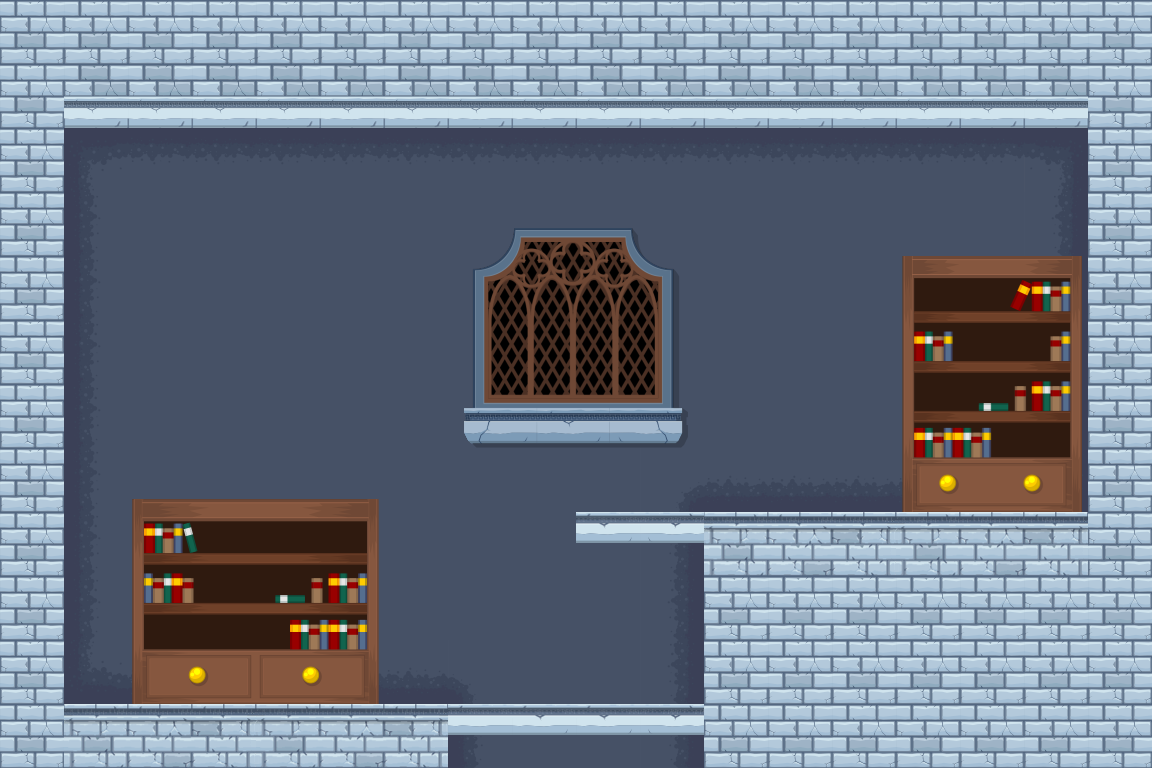

Tiled map render using the project's own tile images. Description and the whole map definition, tile-layer contents included, below:
An orthogonal 18x12 tile map with 64x64 px tiles, 2 tile layers (Слой тайлов 1, Слой тайлов 2), 2 tilesets and 10 objects.

<map version="1.0" orientation="orthogonal" renderorder="right-down" width="18" height="12" tilewidth="64" tileheight="64" nextobjectid="13">
 <properties>
  <property name="Down" value="Yes" />
  <property name="Height" value="768" />
  <property name="Width" value="1152" />
 </properties>
 <tileset firstgid="1" name="tiles" tilewidth="64" tileheight="64" tilecount="105" columns="15">
  <image source="tiles.png" width="989" height="450" />
 </tileset>
 <tileset firstgid="106" name="items" tilewidth="64" tileheight="64" tilecount="400" columns="20">
  <image source="items.png" width="1280" height="1280" />
 </tileset>
 <layer name="Слой тайлов 1" width="18" height="12">
  <data encoding="csv">
19,19,19,19,19,19,19,19,19,19,19,19,19,19,19,19,19,19,
19,64,64,64,64,64,64,64,64,64,64,64,64,64,64,64,64,19,
19,9,10,10,10,10,10,10,10,10,10,10,10,10,10,10,11,19,
19,24,25,25,25,25,25,25,25,25,25,25,25,25,25,25,26,19,
19,24,25,25,25,25,25,25,25,25,25,25,25,25,25,25,26,19,
19,24,25,25,25,25,25,25,25,25,25,25,25,25,25,25,26,19,
19,24,25,25,25,25,25,25,25,25,25,25,25,25,25,25,26,19,
19,24,25,25,25,25,25,25,25,25,13,40,40,40,40,40,41,19,
19,24,25,25,25,25,25,25,25,25,26,3,4,5,3,4,5,19,
19,24,25,25,25,25,25,25,25,25,26,19,19,19,19,19,19,19,
19,39,40,40,40,40,40,15,25,25,26,19,19,19,19,19,19,19,
19,3,4,5,3,4,5,24,25,25,26,19,19,19,19,19,19,19
</data>
 </layer>
 <layer name="Слой тайлов 2" width="18" height="12">
  <data encoding="csv">
0,0,0,0,0,0,0,0,0,0,0,0,0,0,0,0,0,0,
0,0,0,0,0,0,0,0,0,0,0,0,0,0,0,0,0,0,
0,0,0,0,0,0,0,0,0,0,0,0,0,0,0,0,0,0,
0,0,0,0,0,0,0,398,399,400,401,0,0,0,296,297,298,0,
0,0,0,0,0,0,0,418,419,420,421,0,0,0,316,317,318,0,
0,0,0,0,0,0,0,438,439,440,441,0,0,0,336,337,338,0,
0,0,0,0,0,0,0,458,459,460,461,0,0,0,356,357,358,0,
0,0,292,293,294,295,0,0,0,0,0,0,0,0,376,377,378,0,
0,0,312,313,314,315,0,0,0,104,105,0,0,0,0,0,0,0,
0,0,332,333,334,335,0,0,0,0,0,0,0,0,0,0,0,0,
0,0,352,353,354,355,0,0,0,0,0,0,0,0,0,0,0,0,
0,0,0,0,0,0,0,103,104,104,105,0,0,0,0,0,0,0
</data>
 </layer>
 <objectgroup name="ground">
  <object id="2" x="448" y="768">
   <polyline points="0,0 0,-64 -384,-64 -384,-640 640,-640 640,-256 256,-256 256,0" />
  </object>
 </objectgroup>
 <objectgroup name="platform">
  <object id="3" x="448" y="704" width="256.164" height="30.685" />
  <object id="4" x="576" y="512" width="130.344" height="26.4783" />
 </objectgroup>
 <objectgroup name="torch">
  <object id="6" x="192" y="256" width="192" height="128" />
 </objectgroup>
 <objectgroup name="chair1">
  <object id="7" x="704" y="448" width="64" height="64" />
 </objectgroup>
 <objectgroup name="table">
  <object id="8" x="768" y="448" width="128" height="64" />
 </objectgroup>
 <objectgroup name="crateBarrel">
  <object id="9" x="576" y="640" width="64" height="64" />
 </objectgroup>
 <objectgroup name="groundEnemy">
  <object id="10" x="192" y="640" width="64" height="64" />
  <object id="11" x="768" y="448" width="64" height="64" />
  <object id="12" x="1084.34" y="851.979" />
 </objectgroup>
</map>
